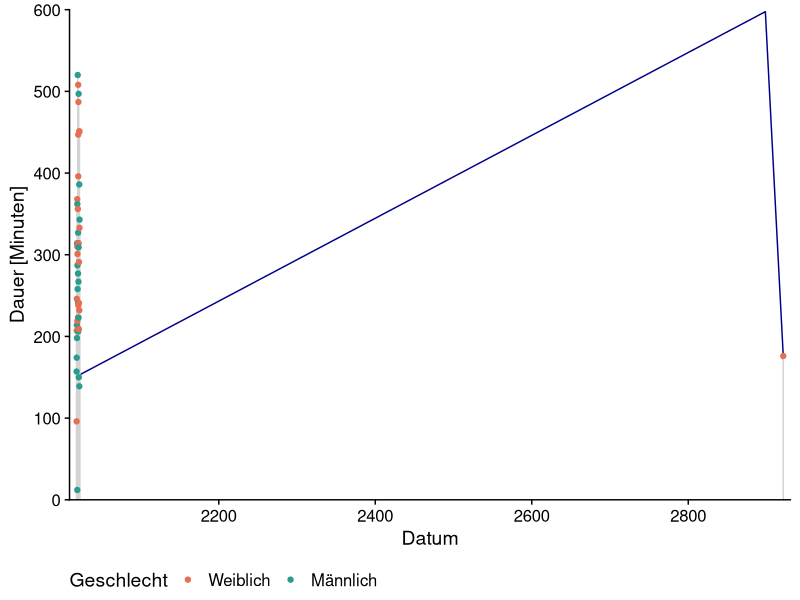
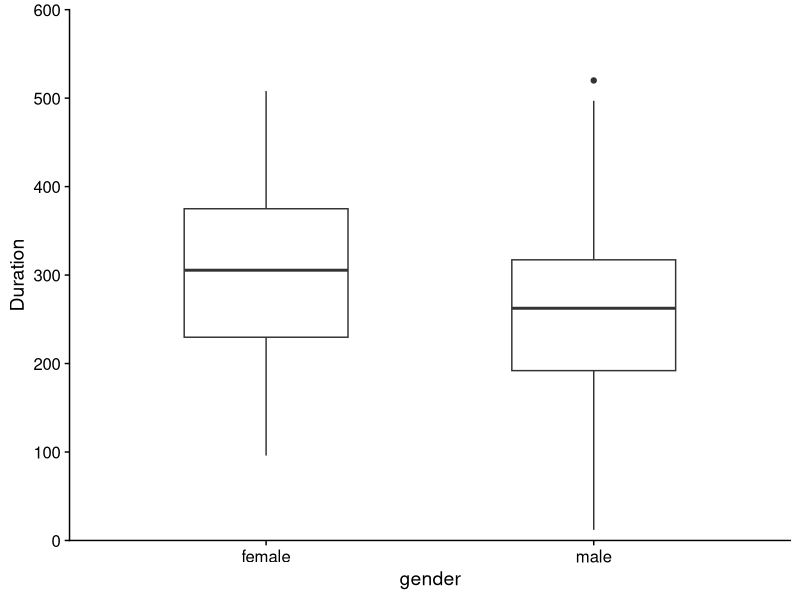

The R script that drew these images, in order:
library(lubridate)
library(cowplot)
library(tidyverse)

# some parsing failures aparently, also some of the data needs to be corrected
allesgesagt_raw <- read_csv("allesgesagt/allesgesagt_raw.csv")
# fix(allesgesagt_raw)

allesgesagt <- allesgesagt_raw %>% 
  mutate(Date = make_date(year, month, day),
         Duration = hours*60+minutes)


ggplot(allesgesagt) +
  geom_smooth(aes(x = Date, y = Duration), se = FALSE, alpha = 0.5,
              color = "darkblue", size = 0.5) +
  geom_col(aes(x = Date, y = Duration), color = "lightgrey") +
  geom_point(aes(x = Date, y = Duration, color = gender)) +
  scale_color_manual(breaks = c("female", "male"),
                     labels = c("Weiblich", "Männlich"),
                     values = c("#e76f51", "#2a9d8f"),
                     name = "Geschlecht") +
  # geom_smooth(aes(x = Date, y = Duration), se = FALSE, method = "lm") +
  scale_x_date(name = "Datum", expand = c(0.01,0)) +
  scale_y_continuous(expand = c(0,0), limits = c(0, 600), 
                     name = "Dauer [Minuten]") +
  theme_half_open() +
  theme(legend.position = "bottom")

ggplot(allesgesagt) +
  geom_boxplot(aes(x = gender, y = Duration), width = 0.5) +
  scale_y_continuous(expand = c(0,0), limits = c(0, 600)) +
  theme_half_open()
